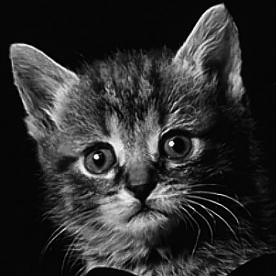
%> input picture work/cat.bmp, 276 x 276 px
$ octave debug3.m   (GNU Octave 9; MATLAB toolbox functions it lacks are replaced by stand-ins)
%> lines starting %> are read from the running program, lines starting %| are printed output that depends on the picture
### work/guidedfilter.m
function q = guidedfilter(I,p,r,e)
	[height,width]=size(I);

	N=squarefilter(ones(height,width),r);

	meanI=squarefilter(I,r)./N;
	meanp=squarefilter(p,r)./N;
	meanIP=squarefilter(I.*p,r)./N;
	meanII=squarefilter(I.*I,r)./N;

	covIP=meanIP-meanI.*meanp;
	varI=meanII-meanI.*meanI;

	a=covIP./(varI+e);
	b=meanp-a.*meanI;

	meana=squarefilter(a,r)./N;
	meanb=squarefilter(b,r)./N;

	q=meana.*I+meanb;
end

### work/squarefilter.m
function output = squarefilter(imsrc, r)
	[height, width] = size(imsrc);
	temp = zeros(height,width);

	cum = cumsum(imsrc,2);
	temp(:,1:r+1)=cum(:,1+r:2*r+1);
	temp(:,r+2:width-r)=cum(:,2*r+2:width)-cum(:,1:width-2*r-1);
	temp(:,width-r+1:width)=repmat(cum(:,width),1,r)-cum(:,width-2*r:width-r-1);

	output = zeros(height,width);
	temp2 = cumsum(temp,1);

	output(1:r+1,:)=temp2(1+r:2*r+1,:);
	output(r+2:height-r,:)=temp2(2*r+2:height,:)-temp2(1:height-2*r-1,:);
	output(height-r+1:height,:)=repmat(output(height,:),r,1)-temp2(height-2*r:height-r-1,:);
end

### work/subsample.m
function output = subsample(input,s)
    [m,n]=size(input);
    a = n/s;
    b = m/s;

    for i = 1:b
	    for j = 1:a
	        x = (i+0.5)*m/b-0.5;%get the coordinate of the correspond point
	        y = (j+0.5)*n/a-0.5;

	        if floor(x) < 1     %check the coordinate is legal
	            x0 = 1;
	        else
	            x0 = floor(x);
	        end

	        if (x0 + 1) > m
	            x0 = m-1;
	        end

	        if floor(y) < 1
	            y0 = 1;
	        else
	            y0 = floor(y);
	        end
	        if (y0 + 1) > n
	            y0 = n-1;
	        end

	        u = x-x0;
	        v = y-y0;

            output(i,j)=(1-u)*(1-v)*input(x0,y0)+(1-u)*v*input(x0,y0+1)+u*(1-v)*input(x0+1,y0)+u*v*input(x0+1,y0+1);
        end
    end
end

### work/faster_guided_filter.m
function q = faster_guided_filter(I,p,r,e,s)
    Ipai=subsample(I,s);
    ppai=subsample(p,s);
    rpai=r/s;

    [height,width]=size(Ipai);

	N=squarefilter(ones(height,width),rpai);

	meanI=squarefilter(Ipai,rpai)./N;
	meanp=squarefilter(ppai,rpai)./N;
	meanIP=squarefilter(Ipai.*ppai,rpai)./N;
	meanII=squarefilter(Ipai.*Ipai,rpai)./N;

    covIP=meanIP-meanI.*meanp;
	varI=meanII-meanI.*meanI;

    a=covIP./(varI+e);
	b=meanp-a.*meanI;

    meana=squarefilter(a,rpai)./N;
	meanb=squarefilter(b,rpai)./N;

    meana_pai=myupsample(meana,s);
    meanb_pai=myupsample(meanb,s);
    q=meana_pai.*I+meanb_pai;
end

### work/myupsample.m
function output = myupsample(input,s)
    [m,n]=size(input);
    a = m*s;
    b = n*s;

    for i = 1:a
	    for j = 1:b
	        x = (i+0.5)*m/a-0.5;%get the coordinate of the correspond point
	        y = (j+0.5)*n/b-0.5;

	        if floor(x) < 1     %check the coordinate is legal
	            x0 = 1;
	        else
	            x0 = floor(x);
	        end

	        if (x0 + 1) > m
	            x0 = m-1;
	        end

	        if floor(y) < 1
	            y0 = 1;
	        else
	            y0 = floor(y);
	        end
	        if (y0 + 1) > n
	            y0 = n-1;
	        end

	        u = x-x0;
	        v = y-y0;

            output(i,j)=(1-u)*(1-v)*input(x0,y0)+(1-u)*v*input(x0,y0+1)+u*(1-v)*input(x0+1,y0)+u*v*input(x0+1,y0+1);
        end
    end
end

### work/debug3.m
I=double(imread('cat.bmp'))/255;
%> I: size 276x276 double; min 0, max 1, mean 0.184
p=I;

ogf=guidedfilter(I,p,4,0.2^2);
%> in squarefilter, `temp(:,width-r+1:width)=repmat(cum(:,width),1,r)-cum(:,width-2*r:width..`:
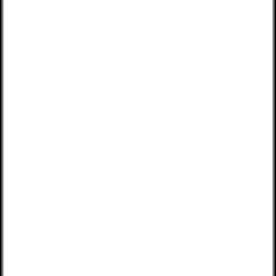
%> temp: size 276x276 double; min 5, max 9, mean 8.93; drawn with min black and max white
%> in squarefilter, `output(height-r+1:height,:)=repmat(output(height,:),r,1)-temp2(height-..`: output: size 276x276 double; min -2439, max 81, mean 44
%> in squarefilter (call 2), `temp(:,width-r+1:width)=repmat(cum(:,width),1,r)-cum(:,width-2*r:width..`: temp: size 276x276 double; min 0.0549, max 8.24, mean 1.65
%> in squarefilter (call 2), `output(height-r+1:height,:)=repmat(output(height,:),r,1)-temp2(height-..`: output: size 276x276 double; min -849.4, max 69.76, mean 8.2
%> in squarefilter (call 4), `temp(:,width-r+1:width)=repmat(cum(:,width),1,r)-cum(:,width-2*r:width..`: temp: size 276x276 double; min 0.000446, max 7.56, mean 0.69
%> in squarefilter (call 4), `output(height-r+1:height,:)=repmat(output(height,:),r,1)-temp2(height-..`: output: size 276x276 double; min -468.9, max 60.56, mean 3.4
%> in guidedfilter, `covIP=meanIP-meanI.*meanp;`:
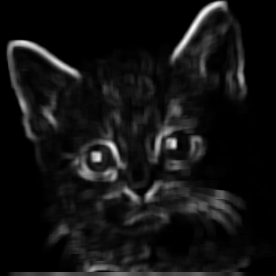
%> covIP: size 276x276 double; min -5.42e-19, max 0.146, mean 0.0111; drawn with min black and max white
%> call 6 of squarefilter, with r = 4
%> in squarefilter (call 6), `temp(:,width-r+1:width)=repmat(cum(:,width),1,r)-cum(:,width-2*r:width..`: temp: size 276x276 double; min 1.88e-05, max 6.8, mean 1.42
%> in squarefilter (call 6), `temp2 = cumsum(temp,1);`:
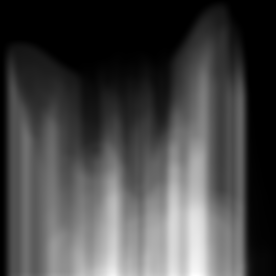
%> temp2: size 276x276 double; min 0.000152, max 650.3, mean 179.3; drawn with min black and max white
%> in squarefilter (call 6), `output(height-r+1:height,:)=repmat(output(height,:),r,1)-temp2(height-..`: output: size 276x276 double; min -627.7, max 57.49, mean 7
%> in guidedfilter, `meana=squarefilter(a,r)./N;`:
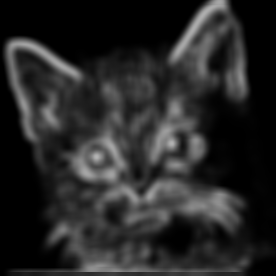
%> meana: size 276x276 double; min 1.73e-05, max 0.71, mean 0.155
%> call 7 of squarefilter, with r = 4
%> in squarefilter (call 7), `cum = cumsum(imsrc,2);`:
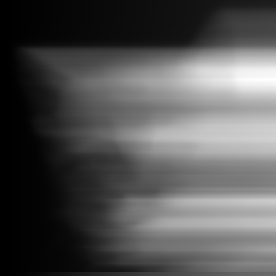
%> cum: size 276x276 double; min 0.0212, max 61.14, mean 20.2; drawn with min black and max white
%> in squarefilter (call 7), `temp(:,width-r+1:width)=repmat(cum(:,width),1,r)-cum(:,width-2*r:width..`: temp: size 276x276 double; min 0.106, max 6.16, mean 1.22
%> in squarefilter (call 7), `output(height-r+1:height,:)=repmat(output(height,:),r,1)-temp2(height-..`:
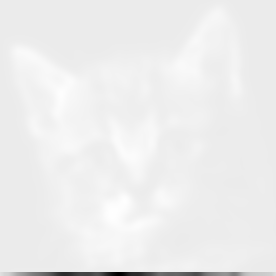
%> output: size 276x276 double; min -614.2, max 51.84, mean 6.1; drawn with min black and max white
%> in guidedfilter, `q=meana.*I+meanb;`:
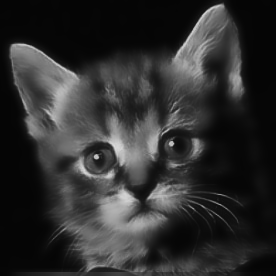
%> q: size 276x276 double; min 0.0209, max 0.858, mean 0.185
fgf=faster_guided_filter(I,p,4,0.2^2,4);
%> after the loop in subsample, `for i = 1:b`: x0 = 275
%> after the loop in myupsample, `for i = 1:a`: x0 = 68
% [20 lines of commented-out code are left out]
